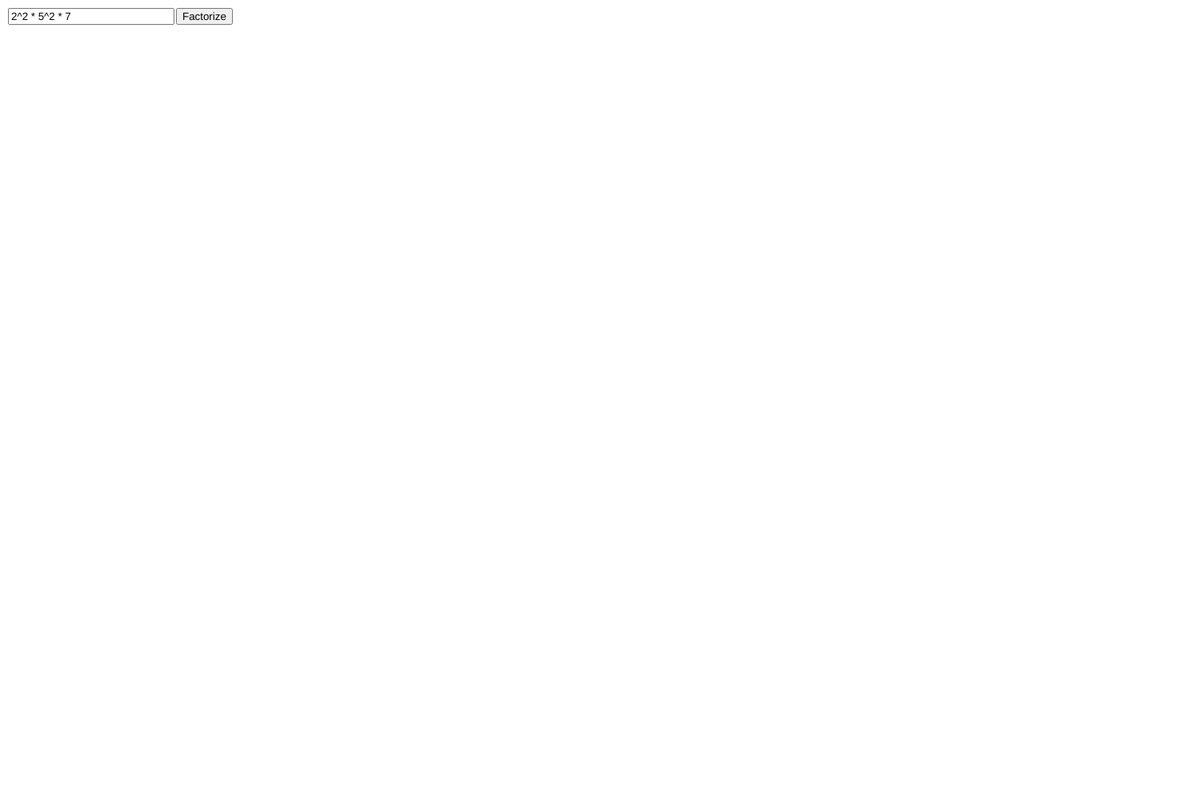
Frame 1 (no input)
Frame 60 (no input): identical to frame 1, image omitted
Frame 120 (the mouse pressed at the canvas centre since frame 60): identical to frame 1, image omitted

The p5.js sketch that drew this single still picture (run headless with seeded random() and noise() and a simulated clock; from frame 60 on, the mouse is pressed at the canvas centre):

// p5.js sketch
// ── sketch.js
let primes = [
  2, 3, 5, 7, 11, 13, 17, 19, 23, 29,
  31, 37, 41, 43, 47, 53, 59, 61, 67, 71,
  73, 79, 83, 89, 97, 101, 103, 107, 109, 113,
  127, 131, 137, 139, 149, 151, 157, 163, 167, 173,
  179, 181, 191, 193, 197, 199, 211, 223, 227, 229,
  233, 239, 241, 251, 257, 263, 269, 271, 277, 281,
  283, 293, 307, 311, 313, 317, 331, 337, 347, 349,
  353, 359, 367, 373, 379, 383, 389, 397, 401, 409,
  419, 421, 431, 433, 439, 443, 449, 457, 461, 463,
  467, 479, 487, 491, 499, 503, 509, 521, 523, 541,
  547, 557, 563, 569, 571, 577, 587, 593, 599, 601,
  607, 613, 617, 619, 631, 641, 643, 647, 653, 659,
  661, 673, 677, 683, 691, 701, 709, 719, 727, 733,
  739, 743, 751, 757, 761, 769, 773, 787, 797, 809,
  811, 821, 823, 827, 829, 839, 853, 857, 859, 863,
  877, 881, 883, 887, 907, 911, 919, 929, 937, 941,
  947, 953, 967, 971, 977, 983, 991, 997
];

let factors = [[], [1]];
let inputBox, button;

function setup() {
  createCanvas(1500, 1000);
  textAlign(RIGHT);

  inputBox = createInput("2^2 * 5^2 * 7");
  inputBox.position(10, 10);
  inputBox.size(200);

  button = createButton("Factorize");
  button.position(220, 10);
  button.mousePressed(parseExpression);
}

// Evaluate math expression safely
function parseExpression() {
  let expr = inputBox.value();

  // Remove spaces
  expr = expr.replace(/\s+/g, "");

  // Replace "^" with "**"
  expr = expr.replace(/\^/g, "**");

  // Safety: only allow digits, arithmetic ops, parentheses, **
  if (!/^[0-9+\-*/()**]+$/.test(expr)) {
    console.error("Invalid characters in expression");
    return;
  }

  let num;
  try {
    num = Function("return " + expr)();
  } catch (e) {
    console.error("Expression error:", e);
    return;
  }

  if (!Number.isInteger(num) || num < 2) {
    console.error("Not a valid number to factor");
    return;
  }

  console.log("Evaluated Number:", num);
  factors = primeFactors(num);
}

function primeFactors(n) {
  let primeFactors = [];
  let factorSteps = [n];

  let testNum = n;
  for (let p of primes) {
    while (testNum % p === 0) {
      primeFactors.push(p);
      testNum = testNum / p;
      factorSteps.push(testNum);
    }
    if (testNum === 1) break;
  }

  return [primeFactors, factorSteps];
}

function draw() {
  background(255);

  if (factors[1].length <= 1) return;

  let dx = 50 + (mouseX)/10;
  let dy = 80 + (mouseY)/10;

  textSize(max(14, dist(mouseX, mouseY, 0, 0)/10));

  for (let i = 0; i < factors[1].length - 1; i++) {
    text(factors[1][i], dx*3 + i*dx, dy + i*dy);

    if (i < factors[1].length - 2) {
      text(factors[0][i], dx*3 + i*dx - dx, dy*2 + i*dy);

      line(dx*3 + i*dx - dx/5, dy + i*dy + dy/5,
           dx*3 + i*dx - dx + dx/5, dy*2 + i*dy - dy/5);

      line(dx*3 + i*dx - dx/5, dy + i*dy + dy/5,
           dx*3 + i*dx + dx - dx/2, dy*2 + i*dy - dy/5);
    }
  }
}
